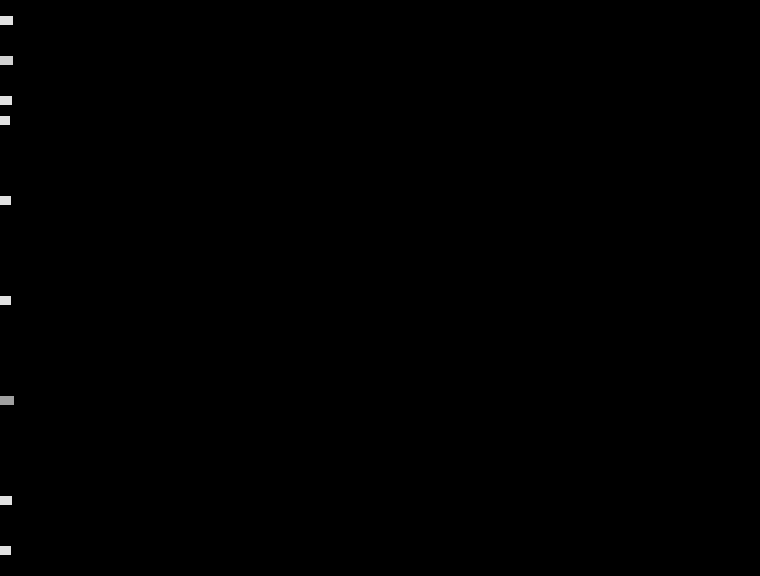
Frame 1 (no input)
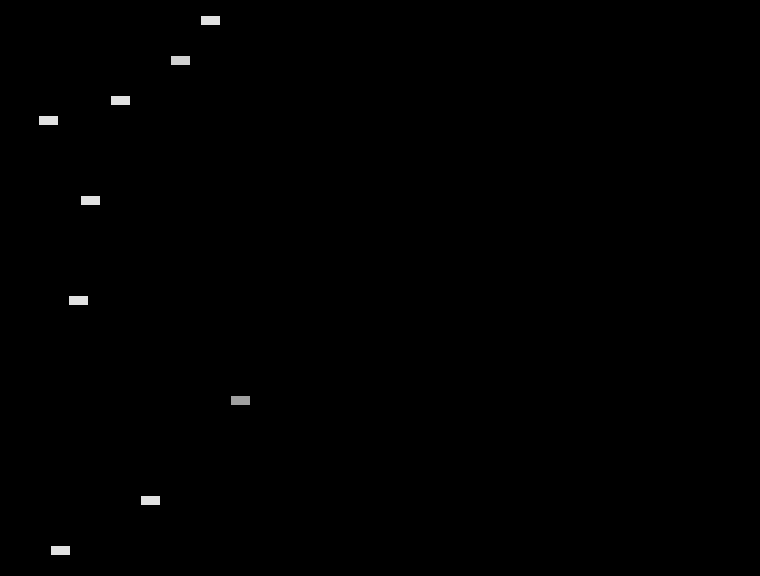
Frame 60 (the mouse pressed at the canvas centre just before this capture)
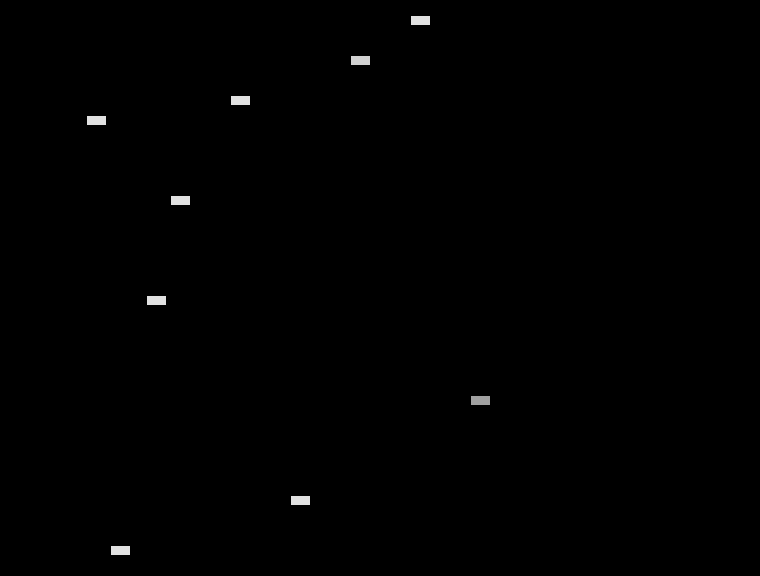
Frame 120 (the mouse held since frame 60 and released just before this capture)

The Processing sketch that drew these frames (run headless with seeded random() and noise(); from frame 60 on, the mouse is pressed at the canvas centre):

// Processing sketch: processing_73805
// ── processing_73805.pde

Car myCar1;
Car myCar2; 
Car myCar3;
Car myCar4;
Car myCar5;
Car myCar6;
Car myCar7;
Car myCar8;
Car myCar9;
Car myCar10;
Car myCar11;
Car myCar12;
Car myCar13;
Car myCar14;
Car myCar15;
//  objects!

void setup() {
  size(760,576);
  
  // Parameters 
  myCar1 = new Car(color(225,225,225),0,100,2); 
  myCar2 = new Car(color(225,225,225),0,550,1);
  myCar3 = new Car(color(225,225,225),0,300,1.3);
  myCar4 = new Car(color(209,209,209),0,60,3);
  myCar5 = new Car(color(225,225,225),0,120,0.8);
  myCar6 = new Car(color(225,225,225),0,200,1.5);
  myCar7 = new Car(color(225,225,225),0,500,2.5);
  myCar8 = new Car(color(160,160,160),0,400,4);
  myCar9 = new Car(color(225,225,225),0,20,3.5);
  myCar10 = new Car(color(225,225,225),0,180,0.8);
  myCar11 = new Car(color(225,225,225),0,78,1.5);
  myCar12 = new Car(color(225,225,225),0,370,2.5);
  myCar13 = new Car(color(225,225,225),0,460,4);
  myCar14 = new Car(color(225,225,225),0,230,3.5);
  myCar15 = new Car(color(225,225,225),0,480,0.8);
  
}

void draw() {
  background(0);
  myCar1.drive();
  myCar1.display();
  myCar2.drive();
  myCar2.display();
  myCar3.drive();
  myCar3.display();
  myCar4.drive();
  myCar4.display();
  myCar5.drive();
  myCar5.display();
  myCar6.drive();
  myCar6.display();
  myCar7.drive();
  myCar7.display();
  myCar8.drive();
  myCar8.display();
  myCar9.drive();
  myCar9.display();
}


class Car { 
  color c;
  float xpos;
  float ypos;
  float xspeed;

  //  defined.
  Car(color tempC, float tempXpos, float tempYpos, float tempXspeed) { 
    c = tempC;
    xpos = tempXpos;
    ypos = tempYpos;
    xspeed = tempXspeed;
  }

  void display() {
    stroke(0);
    fill(c);
    rectMode(CENTER);
    rect(xpos,ypos,20,10);
  }

  void drive() {
    xpos = xpos + xspeed;
    if (xpos > width) {
      xpos = 0;
    }
  }
}
